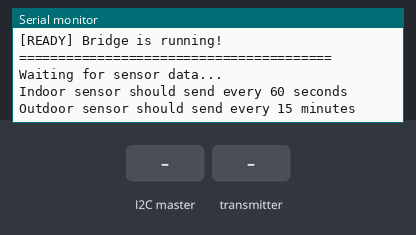
Bench run of a sketch on a simulated ESP32-C3. On the bench: the last lines printed to the serial monitor. The test bench sets the inputs (shaded band).

Above: at 4.5 s.
4.6 s: the I2C master sends the byte 1
At 4.87 s:
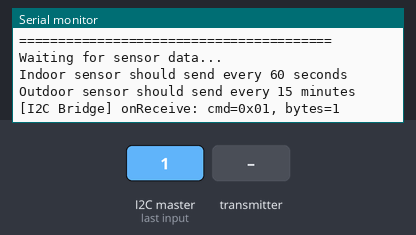
6.5 s: the transmitter starts sending timestamp = 0
At 6.82 s:
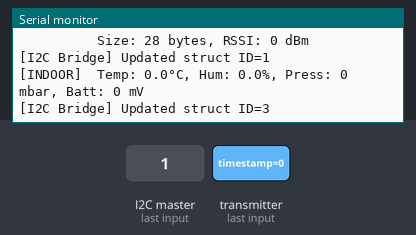
8.0 s: the transmitter starts sending temperature = 25
11.0 s: the I2C master sends the byte 90
At 11.33 s:
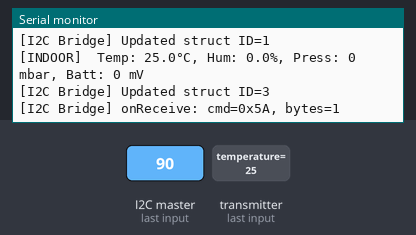
12.5 s: the transmitter starts sending humidity = 25
15.5 s: the I2C master sends the byte 200
At 15.83 s:
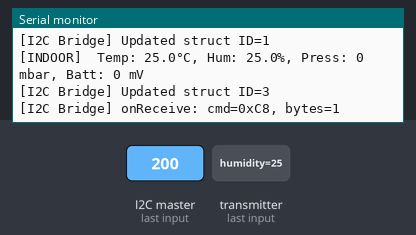

Measured:
- after the input at 4.6 s, the serial monitor: prints a new line at once (image 1)
- after the input at 6.5 s, the serial monitor: prints a new line at once (image 2)
- after the input at 11.0 s, the serial monitor: prints a new line at once (image 3)
- after the input at 15.5 s, the serial monitor: prints a new line at once (image 4)

The sketch:

ESP32-C3_Bridge_Slave.ino
```cpp
/*
 * ESP32-C3_Bridge_Slave.ino
 *
 * ESP32-C3 als Bridge zwischen ESP-NOW Sensoren und CYD Display
 * Empfängt Daten via ESP-NOW und stellt sie über I2C bereit
 *
 * Hardware:
 * - ESP32-C3
 * - I2C: GPIO 8 (SDA), GPIO 9 (SCL)
 * - Pull-up Widerstände 4.7k an SDA/SCL
 */

#include <WiFi.h>
#include <esp_now.h>
#include <esp_wifi.h>
#include "I2CSensorBridge.h"

// ==================== KONFIGURATION ====================

// ESP-NOW Konfiguration
#define ESPNOW_CHANNEL 1              // WiFi Kanal für ESP-NOW

// I2C Konfiguration
#define I2C_SLAVE_ADDRESS 0x20        // Zurück zu 0x20
#define I2C_SDA_PIN 8                 // GPIO 8 für SDA (nur für Info)
#define I2C_SCL_PIN 9                 // GPIO 9 für SCL (nur für Info)

// Debug-Ausgaben
#define DEBUG_SERIAL 1                // Serielle Debug-Ausgaben

// ==================== DATENSTRUKTUREN ====================

// Indoor Sensor Daten (mit Luftfeuchtigkeit)
struct IndoorData {
    float temperature;      // °C
    float humidity;        // %
    float pressure;        // mbar
    uint16_t battery_mv;   // mV
    uint32_t timestamp;    // ms
    int8_t rssi;          // dBm
    bool battery_warning;
    uint16_t sleep_time_sec; // Sleep-Periode in Sekunden
} __attribute__((packed));

// Outdoor Sensor Daten (ohne Luftfeuchtigkeit)
struct OutdoorData {
    float temperature;      // °C
    float pressure;        // mbar
    uint16_t battery_mv;   // mV
    uint32_t timestamp;    // ms
    int8_t rssi;          // dBm
    bool battery_warning;
    uint16_t sleep_time_sec; // Sleep-Periode in Sekunden
} __attribute__((packed));

// System Status (optional)
struct SystemStatus {
    unsigned long indoor_last_seen;   // ms seit letztem Empfang
    unsigned long outdoor_last_seen;  // ms seit letztem Empfang
    uint16_t esp_now_packets;         // Anzahl empfangener Pakete
    uint8_t wifi_channel;
} __attribute__((packed));

// ==================== ESP-NOW EMPFANGS-STRUKTUREN ====================

// Original Sensor-Struktur (wie von ESP8266 gesendet)
typedef struct sensor_data_indoor_raw {
    uint32_t timestamp;
    float temperature;
    float pressure;
    float humidity;
    uint8_t am2321_readings;
    uint16_t battery_voltage;
    uint16_t duration;
    uint8_t battery_warning;
    uint8_t sensor_error;
    uint8_t reset_reason;
    uint8_t sensor_type;
    uint16_t sleep_time_sec;
} sensor_data_indoor_raw;

typedef struct sensor_data_outdoor_raw {
    uint32_t timestamp;
    float temperature;
    float pressure;
    uint16_t battery_voltage;
    uint16_t duration;
    uint8_t battery_warning;
    uint8_t sensor_error;
    uint8_t reset_reason;
    uint8_t sensor_type;
    uint16_t sleep_time_sec;
} sensor_data_outdoor_raw;

// ==================== GLOBALE VARIABLEN ====================

// I2C Bridge
I2CSensorBridge i2cBridge;

// Daten-Instanzen
IndoorData indoorData;
OutdoorData outdoorData;
SystemStatus systemStatus;

// Timing
unsigned long lastIndoorReceived = 0;
unsigned long lastOutdoorReceived = 0;
uint16_t totalPacketsReceived = 0;

// ==================== ESP-NOW CALLBACK ====================

void onDataReceive(const esp_now_recv_info* recv_info, const uint8_t* data, int data_len) {
    // MAC-Adresse des Senders für Debug
    #if DEBUG_SERIAL
    Serial.printf("\n[ESP-NOW] Data received from %02X:%02X:%02X:%02X:%02X:%02X\n",
                  recv_info->src_addr[0], recv_info->src_addr[1],
                  recv_info->src_addr[2], recv_info->src_addr[3],
                  recv_info->src_addr[4], recv_info->src_addr[5]);
    Serial.printf("          Size: %d bytes, RSSI: %d dBm\n",
                  data_len, recv_info->rx_ctrl->rssi);
    #endif

    totalPacketsReceived++;

    // Indoor oder Outdoor anhand der Größe erkennen
    bool isIndoor = (data_len >= sizeof(sensor_data_indoor_raw));

    if (isIndoor) {
        // Indoor Daten verarbeiten
        sensor_data_indoor_raw raw;
        memcpy(&raw, data, min(data_len, (int)sizeof(raw)));

        // In Bridge-Format konvertieren
        indoorData.temperature = raw.temperature;
        indoorData.humidity = raw.humidity;
        indoorData.pressure = raw.pressure;
        indoorData.battery_mv = raw.battery_voltage;
        indoorData.timestamp = millis();
        indoorData.rssi = recv_info->rx_ctrl->rssi;
        indoorData.battery_warning = raw.battery_warning;
        indoorData.sleep_time_sec = raw.sleep_time_sec;

        // Via I2C Bridge aktualisieren
        i2cBridge.updateStruct(0x01, indoorData);

        lastIndoorReceived = millis();

        #if DEBUG_SERIAL
        Serial.printf("[INDOOR]  Temp: %.1f°C, Hum: %.1f%%, Press: %.0f mbar, Batt: %d mV\n",
                     indoorData.temperature, indoorData.humidity,
                     indoorData.pressure, indoorData.battery_mv);
        #endif

    } else {
        // Outdoor Daten verarbeiten
        sensor_data_outdoor_raw raw;
        memcpy(&raw, data, min(data_len, (int)sizeof(raw)));

        // In Bridge-Format konvertieren
        outdoorData.temperature = raw.temperature;
        outdoorData.pressure = raw.pressure;
        outdoorData.battery_mv = raw.battery_voltage;
        outdoorData.timestamp = millis();
        outdoorData.rssi = recv_info->rx_ctrl->rssi;
        outdoorData.battery_warning = raw.battery_warning;
        outdoorData.sleep_time_sec = raw.sleep_time_sec;

        // Via I2C Bridge aktualisieren
        i2cBridge.updateStruct(0x02, outdoorData);

        lastOutdoorReceived = millis();

        #if DEBUG_SERIAL
        Serial.printf("[OUTDOOR] Temp: %.1f°C, Press: %.0f mbar, Batt: %d mV\n",
                     outdoorData.temperature, outdoorData.pressure,
                     outdoorData.battery_mv);
        #endif
    }

    // System Status aktualisieren
    updateSystemStatus();
}

// ==================== HILFSFUNKTIONEN ====================

void updateSystemStatus() {
    unsigned long now = millis();

    // Zeit seit letztem Empfang berechnen (in Millisekunden für den Master)
    systemStatus.indoor_last_seen = (lastIndoorReceived > 0) ?
                                    (now - lastIndoorReceived) : 0;
    systemStatus.outdoor_last_seen = (lastOutdoorReceived > 0) ?
                                     (now - lastOutdoorReceived) : 0;

    systemStatus.esp_now_packets = totalPacketsReceived;
    systemStatus.wifi_channel = ESPNOW_CHANNEL;

    // Status via I2C aktualisieren
    i2cBridge.updateStruct(0x03, systemStatus);
}

// ==================== SETUP ====================

void setup() {
    Serial.begin(115200);
    delay(2000);  // Längere Wartezeit für Serial

    Serial.println("\n\n===========================================");
    Serial.println("     ESP32-C3 I2C Bridge for ESP-NOW");
    Serial.println("===========================================\n");
    Serial.flush();  // Sicherstellen dass alles gesendet wird

    // ========== WiFi & ESP-NOW ZUERST initialisieren ==========
    // WICHTIG: WiFi/ESP-NOW vor I2C, da WiFi.mode() Pin-Konfiguration ändern könnte!
    Serial.println("[INIT] Setting up ESP-NOW...");
    Serial.flush();

    // WiFi im Station Mode ohne Verbindung
    WiFi.mode(WIFI_STA);
    WiFi.disconnect();

    // Kanal setzen
    esp_wifi_set_promiscuous(true);
    esp_wifi_set_channel(ESPNOW_CHANNEL, WIFI_SECOND_CHAN_NONE);
    esp_wifi_set_promiscuous(false);

    Serial.printf("[WiFi] Channel: %d\n", ESPNOW_CHANNEL);
    Serial.print("[WiFi] MAC Address: ");
    Serial.println(WiFi.macAddress());

    // ESP-NOW initialisieren
    if (esp_now_init() != ESP_OK) {
        Serial.println("[ERROR] ESP-NOW init failed!");
        ESP.restart();
    }

    // Callback registrieren
    esp_now_register_recv_cb(onDataReceive);

    Serial.println("[ESP-NOW] Initialized and listening");
    Serial.flush();
    delay(500);  // Wichtig: WiFi stabilisieren lassen

    // ========== I2C Bridge NACH WiFi initialisieren ==========
    Serial.println("\n[INIT] Setting up I2C Bridge...");
    Serial.flush();
    delay(100);

    // Als I2C Slave initialisieren (OHNE Pins - wie im funktionierenden Test!)
    i2cBridge.beginSlave(I2C_SLAVE_ADDRESS);

    delay(100);
    Serial.println("[I2C]  beginSlave() completed");
    Serial.flush();

    // Structs registrieren
    i2cBridge.registerStruct(0x01, &indoorData, 1, "Indoor");
    i2cBridge.registerStruct(0x02, &outdoorData, 1, "Outdoor");
    i2cBridge.registerStruct(0x03, &systemStatus, 1, "Status");

    Serial.printf("[I2C]  Slave Address: 0x%02X\n", I2C_SLAVE_ADDRESS);
    Serial.printf("[I2C]  SDA: GPIO %d, SCL: GPIO %d\n", I2C_SDA_PIN, I2C_SCL_PIN);
    Serial.println("[I2C]  Registered 3 data structures");
    Serial.flush();
    delay(100);

    // ========== Initial-Daten ==========

    // Leere Daten initialisieren
    memset(&indoorData, 0, sizeof(indoorData));
    memset(&outdoorData, 0, sizeof(outdoorData));
    memset(&systemStatus, 0, sizeof(systemStatus));

    systemStatus.wifi_channel = ESPNOW_CHANNEL;

    Serial.println("\n[READY] Bridge is running!");
    Serial.println("========================================\n");
    Serial.flush();

    // Info-Ausgabe
    delay(500);
    Serial.println("Waiting for sensor data...");
    Serial.println("Indoor sensor should send every 60 seconds");
    Serial.println("Outdoor sensor should send every 15 minutes\n");
    Serial.flush();
}

// ==================== MAIN LOOP ====================

void loop() {
    // System Status periodisch aktualisieren
    static unsigned long lastStatusUpdate = 0;

    if (millis() - lastStatusUpdate >= 5000) {  // Alle 5 Sekunden
        lastStatusUpdate = millis();
        updateSystemStatus();

        #if DEBUG_SERIAL
        // Status-Report
        Serial.println("\n--- Status Report ---");
        Serial.printf("Indoor:  last seen %lu ms ago\n",
                     systemStatus.indoor_last_seen);
        Serial.printf("Outdoor: last seen %lu ms ago\n",
                     systemStatus.outdoor_last_seen);
        Serial.printf("Total packets: %d\n", systemStatus.esp_now_packets);

        // I2C Status
        uint8_t i2cStatus = i2cBridge.getStatusByte();
        Serial.printf("I2C new data flags: 0x%02X\n", i2cStatus);
        Serial.println("---------------------\n");
        #endif
    }

    // Kleine Pause für stabilen Betrieb
    delay(10);
}
```

Source omitted: I2CSensorBridge.h (16556 bytes)
